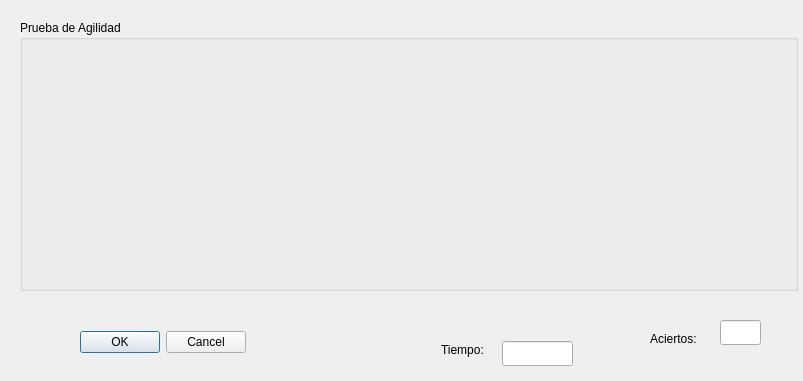
<?xml version="1.0" encoding="UTF-8"?>
<ui version="4.0">
 <class>prueba</class>
 <widget class="QDialog" name="prueba">
  <property name="geometry">
   <rect>
    <x>0</x>
    <y>0</y>
    <width>803</width>
    <height>381</height>
   </rect>
  </property>
  <property name="windowTitle">
   <string>Dialog</string>
  </property>
  <widget class="QGroupBox" name="groupBox">
   <property name="geometry">
    <rect>
     <x>20</x>
     <y>20</y>
     <width>778</width>
     <height>271</height>
    </rect>
   </property>
   <property name="title">
    <string>Prueba de Agilidad</string>
   </property>
   <widget class="QPushButton" name="boton1">
    <property name="geometry">
     <rect>
      <x>20</x>
      <y>40</y>
      <width>101</width>
      <height>91</height>
     </rect>
    </property>
    <property name="styleSheet">
     <string notr="true">background-color: transparent;
border-image: url(:off.png);
background: none;
border: none;
background-repeat: none;
</string>
    </property>
    <property name="text">
     <string/>
    </property>
    <property name="icon">
     <iconset>
      <normaloff>../proyecto_alse/RC_led.png</normaloff>
      <normalon>:/images/RC_led.png</normalon>../proyecto_alse/RC_led.png</iconset>
    </property>
    <property name="iconSize">
     <size>
      <width>90</width>
      <height>90</height>
     </size>
    </property>
   </widget>
   <widget class="QPushButton" name="boton7">
    <property name="geometry">
     <rect>
      <x>80</x>
      <y>160</y>
      <width>101</width>
      <height>91</height>
     </rect>
    </property>
    <property name="styleSheet">
     <string notr="true">background-color: transparent;
border-image: url(:off.png);
background: none;
border: none;
background-repeat: none;
</string>
    </property>
    <property name="text">
     <string/>
    </property>
    <property name="icon">
     <iconset>
      <normaloff>../proyecto_alse/RC_led.png</normaloff>
      <normalon>:/images/RC_led.png</normalon>../proyecto_alse/RC_led.png</iconset>
    </property>
    <property name="iconSize">
     <size>
      <width>90</width>
      <height>90</height>
     </size>
    </property>
   </widget>
   <widget class="QPushButton" name="boton6">
    <property name="geometry">
     <rect>
      <x>640</x>
      <y>40</y>
      <width>101</width>
      <height>91</height>
     </rect>
    </property>
    <property name="styleSheet">
     <string notr="true">background-color: transparent;
border-image: url(:off.png);
background: none;
border: none;
background-repeat: none;
</string>
    </property>
    <property name="text">
     <string/>
    </property>
    <property name="icon">
     <iconset>
      <normaloff>../proyecto_alse/RC_led.png</normaloff>
      <normalon>:/images/RC_led.png</normalon>../proyecto_alse/RC_led.png</iconset>
    </property>
    <property name="iconSize">
     <size>
      <width>90</width>
      <height>90</height>
     </size>
    </property>
   </widget>
   <widget class="QPushButton" name="boton5">
    <property name="geometry">
     <rect>
      <x>520</x>
      <y>40</y>
      <width>101</width>
      <height>91</height>
     </rect>
    </property>
    <property name="styleSheet">
     <string notr="true">background-color: transparent;
border-image: url(:off.png);
background: none;
border: none;
background-repeat: none;
</string>
    </property>
    <property name="text">
     <string/>
    </property>
    <property name="icon">
     <iconset>
      <normaloff>../proyecto_alse/RC_led.png</normaloff>
      <normalon>:/images/RC_led.png</normalon>../proyecto_alse/RC_led.png</iconset>
    </property>
    <property name="iconSize">
     <size>
      <width>90</width>
      <height>90</height>
     </size>
    </property>
   </widget>
   <widget class="QPushButton" name="boton4">
    <property name="geometry">
     <rect>
      <x>390</x>
      <y>40</y>
      <width>101</width>
      <height>91</height>
     </rect>
    </property>
    <property name="styleSheet">
     <string notr="true">background-color: transparent;
border-image: url(:off.png);
background: none;
border: none;
background-repeat: none;
</string>
    </property>
    <property name="text">
     <string/>
    </property>
    <property name="icon">
     <iconset>
      <normaloff>../proyecto_alse/RC_led.png</normaloff>
      <normalon>:/images/RC_led.png</normalon>../proyecto_alse/RC_led.png</iconset>
    </property>
    <property name="iconSize">
     <size>
      <width>90</width>
      <height>90</height>
     </size>
    </property>
   </widget>
   <widget class="QPushButton" name="boton3">
    <property name="geometry">
     <rect>
      <x>260</x>
      <y>40</y>
      <width>101</width>
      <height>91</height>
     </rect>
    </property>
    <property name="styleSheet">
     <string notr="true">background-color: transparent;
border-image: url(:off.png);
background: none;
border: none;
background-repeat: none;
</string>
    </property>
    <property name="text">
     <string/>
    </property>
    <property name="icon">
     <iconset>
      <normaloff>../proyecto_alse/RC_led.png</normaloff>
      <normalon>:/images/RC_led.png</normalon>../proyecto_alse/RC_led.png</iconset>
    </property>
    <property name="iconSize">
     <size>
      <width>90</width>
      <height>90</height>
     </size>
    </property>
   </widget>
   <widget class="QPushButton" name="boton2">
    <property name="geometry">
     <rect>
      <x>140</x>
      <y>40</y>
      <width>101</width>
      <height>91</height>
     </rect>
    </property>
    <property name="styleSheet">
     <string notr="true">background-color: transparent;
border-image: url(:off.png);
background: none;
border: none;
background-repeat: none;
</string>
    </property>
    <property name="text">
     <string/>
    </property>
    <property name="icon">
     <iconset>
      <normaloff>../proyecto_alse/RC_led.png</normaloff>
      <normalon>:/images/RC_led.png</normalon>../proyecto_alse/RC_led.png</iconset>
    </property>
    <property name="iconSize">
     <size>
      <width>90</width>
      <height>90</height>
     </size>
    </property>
   </widget>
   <widget class="QPushButton" name="boton11">
    <property name="geometry">
     <rect>
      <x>590</x>
      <y>160</y>
      <width>101</width>
      <height>91</height>
     </rect>
    </property>
    <property name="styleSheet">
     <string notr="true">background-color: transparent;
border-image: url(:off.png);
background: none;
border: none;
background-repeat: none;
</string>
    </property>
    <property name="text">
     <string/>
    </property>
    <property name="icon">
     <iconset>
      <normaloff>../proyecto_alse/RC_led.png</normaloff>
      <normalon>:/images/RC_led.png</normalon>../proyecto_alse/RC_led.png</iconset>
    </property>
    <property name="iconSize">
     <size>
      <width>90</width>
      <height>90</height>
     </size>
    </property>
   </widget>
   <widget class="QPushButton" name="boton10">
    <property name="geometry">
     <rect>
      <x>460</x>
      <y>160</y>
      <width>101</width>
      <height>91</height>
     </rect>
    </property>
    <property name="styleSheet">
     <string notr="true">background-color: transparent;
border-image: url(:off.png);
background: none;
border: none;
background-repeat: none;
</string>
    </property>
    <property name="text">
     <string/>
    </property>
    <property name="icon">
     <iconset>
      <normaloff>../proyecto_alse/RC_led.png</normaloff>
      <normalon>:/images/RC_led.png</normalon>../proyecto_alse/RC_led.png</iconset>
    </property>
    <property name="iconSize">
     <size>
      <width>90</width>
      <height>90</height>
     </size>
    </property>
   </widget>
   <widget class="QPushButton" name="boton9">
    <property name="geometry">
     <rect>
      <x>330</x>
      <y>160</y>
      <width>101</width>
      <height>91</height>
     </rect>
    </property>
    <property name="styleSheet">
     <string notr="true">background-color: transparent;
border-image: url(:off.png);
background: none;
border: none;
background-repeat: none;
</string>
    </property>
    <property name="text">
     <string/>
    </property>
    <property name="icon">
     <iconset>
      <normaloff>../proyecto_alse/RC_led.png</normaloff>
      <normalon>:/images/RC_led.png</normalon>../proyecto_alse/RC_led.png</iconset>
    </property>
    <property name="iconSize">
     <size>
      <width>90</width>
      <height>90</height>
     </size>
    </property>
   </widget>
   <widget class="QPushButton" name="boton8">
    <property name="geometry">
     <rect>
      <x>200</x>
      <y>160</y>
      <width>101</width>
      <height>91</height>
     </rect>
    </property>
    <property name="styleSheet">
     <string notr="true">background-color: transparent;
border-image: url(:off.png);
background: none;
border: none;
background-repeat: none;
</string>
    </property>
    <property name="text">
     <string/>
    </property>
    <property name="icon">
     <iconset>
      <normaloff>../proyecto_alse/RC_led.png</normaloff>
      <normalon>:/images/RC_led.png</normalon>../proyecto_alse/RC_led.png</iconset>
    </property>
    <property name="iconSize">
     <size>
      <width>90</width>
      <height>90</height>
     </size>
    </property>
   </widget>
  </widget>
  <widget class="QLineEdit" name="cont">
   <property name="geometry">
    <rect>
     <x>720</x>
     <y>320</y>
     <width>41</width>
     <height>25</height>
    </rect>
   </property>
  </widget>
  <widget class="QLabel" name="label">
   <property name="geometry">
    <rect>
     <x>650</x>
     <y>330</y>
     <width>67</width>
     <height>17</height>
    </rect>
   </property>
   <property name="text">
    <string>Aciertos:</string>
   </property>
  </widget>
  <widget class="QLineEdit" name="cont_2">
   <property name="geometry">
    <rect>
     <x>502</x>
     <y>341</y>
     <width>71</width>
     <height>25</height>
    </rect>
   </property>
  </widget>
  <widget class="QLabel" name="label_3">
   <property name="geometry">
    <rect>
     <x>441</x>
     <y>341</y>
     <width>55</width>
     <height>17</height>
    </rect>
   </property>
   <property name="text">
    <string>Tiempo:</string>
   </property>
  </widget>
  <widget class="QDialogButtonBox" name="buttonBox">
   <property name="geometry">
    <rect>
     <x>80</x>
     <y>330</y>
     <width>166</width>
     <height>25</height>
    </rect>
   </property>
   <property name="standardButtons">
    <set>QDialogButtonBox::Cancel|QDialogButtonBox::Ok</set>
   </property>
  </widget>
 </widget>
 <resources/>
 <connections/>
</ui>
